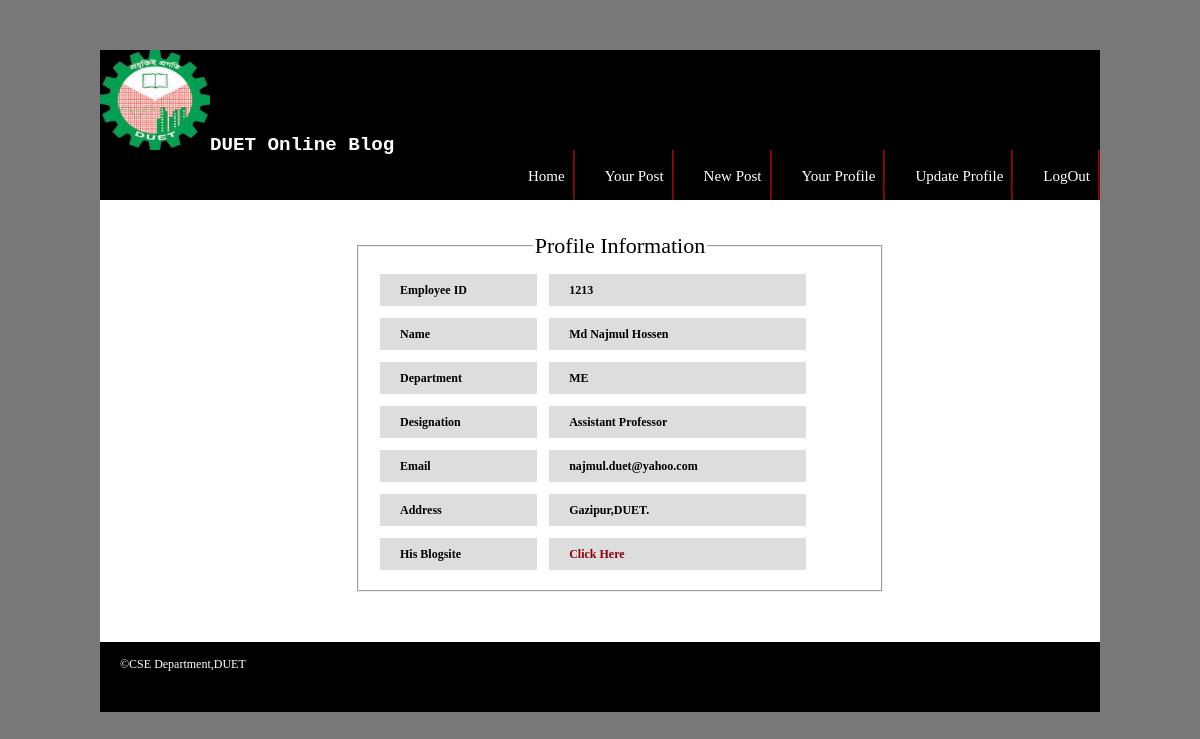
Screenshot of /admin/checkProfile.php?id=1213 with the database file from the repository.
### tables this page shows
CREATE TABLE IF NOT EXISTS `emp_details` (
  `id` int(10) NOT NULL,
  `e_name` varchar(20) NOT NULL,
  `dept` varchar(20) NOT NULL,
  `desig` varchar(20) NOT NULL,
  `user_id` varchar(20) NOT NULL,
  `user_pass` varchar(20) NOT NULL,
  `photo` varchar(50) NOT NULL,
  `email` varchar(60) NOT NULL,
  `address` varchar(200) NOT NULL,
  `u_name` varchar(30) NOT NULL,
  `t_name` varchar(30) NOT NULL,
  `online` int(2) NOT NULL,
  KEY `id` (`id`)
);

### admin/includeOthers/dataRetriveEMP.php (called while the page is built, shortened)
<?php
		$id=$_REQUEST['id'];
	   $result ="SELECT * FROM emp_details WHERE id='".$id."'";
		$tt=mysql_query($result);
		while($row = mysql_fetch_array($tt))
        {
		  $id=$row[0];
		  $name=$row[1];
		  $dept=$row[2];
		  $desig=$row[3];
		  $email=$row[7];
		  $address=$row[8];
		  $address=trim($address);
        }
	?>

### admin/include/profileEmployee.php (the view, shortened to what this page needs)
<?php include ('includeOthers/dataRetriveEMP.php');?>
 <div class="post">
				<h1 class="title"><a href="#"></a></h1>
<fieldset>
 <legend align="center" style="font-size:22px; color:#000000">Profile Information</h3></b></legend>
	<form id="login" name="login" method="post"  >
		<table border="0" cellpadding="5" class='t1' cellspacing="12" align="center">
			<tr>
				<th>Employee ID</th><th><?php echo $id; ?></th>
			</tr>
			<tr>
				<th>Name</th><th><?php echo $name; ?></th>
			</tr>
            <tr>
				<th>Department</th><th><?php echo $dept; ?></th>
			</tr>
            <tr>
				<th>Designation</th><th><?php echo $desig; ?></th>
			</tr>
				<tr>
				<th>Email</th><th><?php echo $email; ?></th>
			</tr>
			  <tr>
				<th>Address</th><th><?php echo $address; ?></th>
			</tr>
			<?php if($id!=$user_id && $name!="")
			{?>
			<tr>
				<th>His Blogsite</th><th><?php echo "<a href='indexSelf.php?req=$id'>Click Here</a>"; ?></th>
			</tr>
			<?php
			}?>
		</table></h3></pre>
	</form>
<br /><br />
 </div>

### admin/default.css (style rules this page uses)
body { margin-top: 50px; padding: 0; background: #787878; text-align: justify; font-family: Georgia, "Times New Roman", Times, serif; font-size: 12px; color: #616161; }
h1, h2, h3 { margin-top: 0; color: #8C0209; }
h1 { font-size: 1.9em; font-weight: normal; }
a { text-decoration: none; color: #8C0209; }
.post { padding-bottom: 15px; line-height: 200%; }
.post h1 { font-weight: normal; }
.title { margin: 0; padding: 10px 0 4px 20px; font-weight: normal; }

### admin/stylecss2.css (style rules this page uses)
table.t1 { width:450px;text-align:left; float:left; color:black; }
table.t1 th { padding: 4px 10px 4px 20px; font-size: 12px;text-align:left; font-family: Georgia, "Times New Roman", Times, serif;background-color: #ddd; color:black; }

### rows the page displays
emp_details: id "1213", e_name "Md Najmul Hossen", dept "ME", desig "Assistant Professor", email "najmul.duet@yahoo.com", address "Gazipur,DUET."
